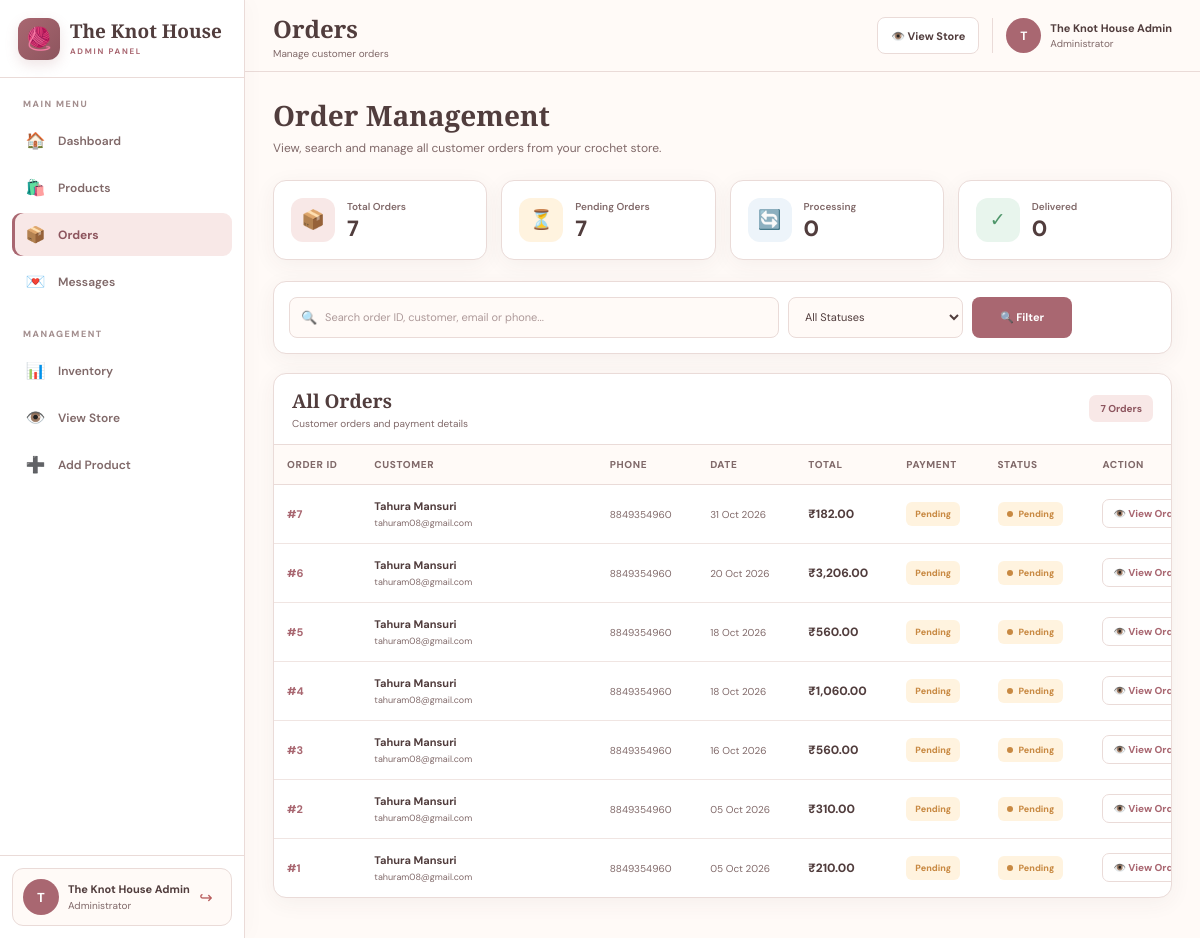
Screenshot of /admin/orders.php (signed in) with the database file from the repository.
### tables this page shows
CREATE TABLE `orders` (
  `id` int(11) NOT NULL,
  `customer_id` int(11) DEFAULT NULL,
  `customer_name` varchar(100) NOT NULL,
  `customer_email` varchar(100) NOT NULL,
  `customer_phone` varchar(20) NOT NULL,
  `address` text NOT NULL,
  `city` varchar(100) NOT NULL,
  `state` varchar(100) NOT NULL,
  `pincode` varchar(10) NOT NULL,
  `total_amount` decimal(10,2) NOT NULL DEFAULT 0.00,
  `payment_method` varchar(50) NOT NULL DEFAULT 'Cash on Delivery',
  `payment_status` varchar(30) NOT NULL DEFAULT 'Pending',
  `order_status` varchar(30) NOT NULL DEFAULT 'Pending',
  `created_at` timestamp NOT NULL DEFAULT current_timestamp()
);

### admin/orders.php (the view, shortened to what the rows shown need)
<?php
$conn = null;
$dbError = "";
$tableExists = false;
try {
    $conn = new mysqli(
        "localhost",
        "root",
        "",
        "knot_house"
    );
    $conn->set_charset("utf8mb4");
} catch (mysqli_sql_exception $e) {
    $dbError = "Unable to connect to the database. Please check your XAMPP settings.";
}
function e($value)
{
    return htmlspecialchars(
        (string)($value ?? ""),
        ENT_QUOTES,
        "UTF-8"
    );
}
$orderStatuses = [
    "Pending",
    "Confirmed",
    "Processing",
    "Shipped",
    "Delivered",
    "Cancelled"
];
$search = trim($_GET["search"] ?? "");
$status = trim($_GET["status"] ?? "");
if (!in_array($status, $orderStatuses, true)) {
    $status = "";
}
$recordsPerPage = 10;
$currentPage = filter_input(
    INPUT_GET,
    "page",
    FILTER_VALIDATE_INT
);
$currentPage = max(1, (int)($currentPage ?: 1));
$orders = [];
if ($conn && $dbError === "") {
    try {
        $checkTable = $conn->query("
            SELECT COUNT(*) AS total
            FROM information_schema.tables
            WHERE table_schema = DATABASE()
            AND table_name = 'orders'
        ");
        $tableRow = $checkTable->fetch_assoc();
        $tableExists = ((int)$tableRow["total"] > 0);
        if ($tableExists) {
            $requiredColumns = [
                "id",
                "customer_name",
                "customer_email",
                "customer_phone",
                "total_amount",
                "payment_status",
                "order_status",
                "created_at"
            ];
            $columnResult = $conn->query("
                SHOW COLUMNS FROM orders
            ");
            $availableColumns = [];
            while ($column = $columnResult->fetch_assoc()) {
                $availableColumns[] = $column["Field"];
            }
            $missingColumns = array_diff(
                $requiredColumns,
                $availableColumns
            );
            if (!empty($missingColumns)) {
                $dbError = "Your orders table is missing required columns: "
                    . implode(", ", $missingColumns);
                $tableExists = false;
            } else {
                $where = " WHERE 1=1 ";
                $types = "";
                $params = [];
                $countSql = "
                    SELECT COUNT(*) AS total
                    FROM orders
                    $where
                ";
                $countStmt = $conn->prepare($countSql);
                $countStmt->execute();
                $countResult = $countStmt->get_result();
                $countRow = $countResult->fetch_assoc();
                $totalRecords = (int)$countRow["total"];
                $totalPages = max(
                    1,
                    (int)ceil($totalRecords / $recordsPerPage)
                );
                $currentPage = min(
                    $currentPage,
                    $totalPages
                );
                $offset = ($currentPage - 1) * $recordsPerPage;
                $sql = "
                    SELECT
                        id,
                        customer_name,
                        customer_email,
                        customer_phone,
                        total_amount,
                        payment_status,
                        order_status,
                        created_at
                    FROM orders
                    $where
                    ORDER BY id DESC
                    LIMIT ? OFFSET ?
                ";
                $stmt = $conn->prepare($sql);
                $queryTypes = $types . "ii";
                $queryParams = $params;
                $queryParams[] = $recordsPerPage;
                $queryParams[] = $offset;
                $stmt->bind_param(
                    $queryTypes,
                    ...$queryParams
                );
                $stmt->execute();
                $result = $stmt->get_result();
                while ($row = $result->fetch_assoc()) {
                    $orders[] = $row;
                }
            }
        }
    } catch (mysqli_sql_exception $e) {
        $dbError = "Something went wrong while loading orders. Please check your database table and columns.";
    }
}
function getStatusClass($status)
{
    switch (strtolower(trim($status))) {
        default:
            return "pending";
    }
}
function getPaymentClass($status)
{
    switch (strtolower(trim($status))) {
        default:
            return "pending";
    }
}
?>
<!DOCTYPE html>
<html lang="en">
<head>
</head>
<body>
<main class="main">
    <header class="topbar">
        <div class="topbar-left">
            <div class="topbar-title">
                <h2>Orders</h2>
            </div>
        </div>
    </header>
    <section class="content">
        <div class="page-header">
            <div class="page-heading">
                <h1>Order Management</h1>
            </div>
        </div>
        <?php if ($tableExists && $dbError === ""): ?>
        <div class="table-card">
            <?php if (empty($orders)): ?>
                <div class="empty-state">
                    <div class="empty-icon">
                        📦
                    </div>
                    <h3>No Orders Found</h3>
                    <p>
                        <?php if ($search !== "" || $status !== ""): ?>
                            No orders match your current search or filter.
                        <?php else: ?>
                            There are no customer orders yet.
                        <?php endif; ?>
                    </p>
                    <?php if ($search !== "" || $status !== ""): ?>
                        <a
                            href="orders.php"
                            class="empty-add-btn"
                        >
                            View All Orders
                        </a>
                    <?php endif; ?>
                </div>
            <?php else: ?>
                <div class="table-wrapper">
                    <table>
                        <thead>
                            <tr>
                                <th>Order ID</th>
                                <th>Customer</th>
                                <th>Phone</th>
                                <th>Date</th>
                                <th>Total</th>
                                <th>Payment</th>
                                <th>Status</th>
                                <th>Action</th>
                            </tr>
                        </thead>
                        <tbody>
                            <?php foreach ($orders as $order): ?>
                                <?php
                                $orderId = (int)$order["id"];
                                $customerName = $order["customer_name"] ?? "Customer";
                                $customerEmail = $order["customer_email"] ?? "";
                                $customerPhone = $order["customer_phone"] ?? "";
                                $totalAmount = (float)($order["total_amount"] ?? 0);
                                $paymentStatus = $order["payment_status"] ?? "Pending";
                                $orderStatus = $order["order_status"] ?? "Pending";
                                $createdAt = $order["created_at"] ?? "";
                                $formattedDate = "—";
                                if ($createdAt !== "") {
                                    $timestamp = strtotime($createdAt);
                                    if ($timestamp !== false) {
                                        $formattedDate = date(
                                            "d M Y",
                                            $timestamp
                                        );
                                    }
                                }
                                $statusClass = getStatusClass($orderStatus);
                                $paymentClass = getPaymentClass($paymentStatus);
                                ?>
                                <tr>
                                    <td>
                                        <span class="order-id">
                                            #<?php echo $orderId; ?>
                                        </span>
                                    </td>
                                    <td>
                                        <div class="customer-cell">
                                            <div class="customer-name">
                                                <?php echo e($customerName); ?>
                                            </div>
                                            <div
                                                class="customer-email"
                                                title="<?php echo e($customerEmail); ?>"
                                            >
                                                <?php echo e($customerEmail); ?>
                                            </div>
                                        </div>
                                    </td>
                                    <td>
                                        <span class="phone">
                                            <?php echo e($customerPhone !== "" ? $customerPhone : "—"); ?>
                                        </span>
                                    </td>
                                    <td>
                                        <span class="order-date">
                                            <?php echo e($formattedDate); ?>
                                        </span>
                                    </td>
                                    <td>
                                        <span class="amount">
                                            ₹<?php echo number_format($totalAmount, 2); ?>
                                        </span>
                                    </td>
                                    <td>
                                        <span class="payment-badge payment-<?php echo e($paymentClass); ?>">
                                            <?php echo e($paymentStatus); ?>
                                        </span>
                                    </td>
                                    <td>
                                        <span class="status-badge status-<?php echo e($statusClass); ?>">
                                            <span class="status-dot"></span>
                                            <?php echo e($orderStatus); ?>
                                        </span>
                                    </td>
                                    <td>
                                        <a
                                            href="order.php?id=<?php echo $orderId; ?>"
                                            class="view-order-btn"
                                        >
                                            👁️ View Order
                                        </a>
                                    </td>
                                </tr>
                            <?php endforeach; ?>
                        </tbody>
                    </table>
                </div>
            <?php endif; ?>
        </div>
        <?php endif; ?>
    </section>
</main>
</body>
</html>

### rows the page displays
orders: id "7", customer_name "Tahura Mansuri", customer_email "tahuram08@gmail.com", customer_phone "8849354960", created_at "31 Oct 2026", total_amount "182.00", payment_status "Pending", order_status "Pending"
orders: id "6", customer_name "Tahura Mansuri", customer_email "tahuram08@gmail.com", customer_phone "8849354960", created_at "20 Oct 2026", total_amount "3,206.00", payment_status "Pending", order_status "Pending"
orders: id "5", customer_name "Tahura Mansuri", customer_email "tahuram08@gmail.com", customer_phone "8849354960", created_at "18 Oct 2026", total_amount "560.00", payment_status "Pending", order_status "Pending"
orders: id "4", customer_name "Tahura Mansuri", customer_email "tahuram08@gmail.com", customer_phone "8849354960", created_at "18 Oct 2026", total_amount "1,060.00", payment_status "Pending", order_status "Pending"
orders: id "3", customer_name "Tahura Mansuri", customer_email "tahuram08@gmail.com", customer_phone "8849354960", created_at "16 Oct 2026", total_amount "560.00", payment_status "Pending", order_status "Pending"
orders: id "2", customer_name "Tahura Mansuri", customer_email "tahuram08@gmail.com", customer_phone "8849354960", created_at "05 Oct 2026", total_amount "310.00", payment_status "Pending", order_status "Pending"
orders: id "1", customer_name "Tahura Mansuri", customer_email "tahuram08@gmail.com", customer_phone "8849354960", created_at "05 Oct 2026", total_amount "210.00", payment_status "Pending", order_status "Pending"

### other values shown
$adminInitial "T"
$adminName "The Knot House Admin"
$totalOrders "7"
$pendingOrders "7"
$processingOrders "0"
$deliveredOrders "0"
$totalRecords "7"
